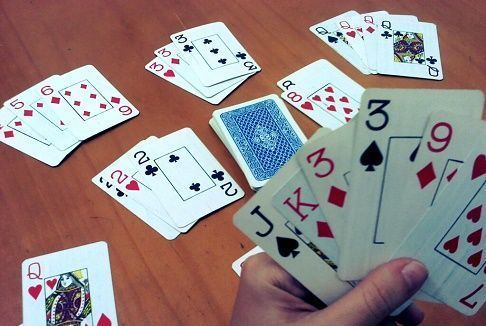
#> input picture imgs/naipe.jpg, 486 x 326 px
$ python perspective.py
#> lines starting #> are read from the running program, lines starting #| are printed output that depends on the picture
import cv2
import numpy as np

img = cv2.imread('imgs/naipe.jpg')
#> img is the input picture: shape (326, 486, 3); mean B, G, R 130.3, 131.6, 147.2

width, height = 250,350

pts1 = np.float32([[129,150],[187,128],[244,196],[178,226]])
pts2 = np.float32([[0,0],[width,0],[width,height],[0,height ]])

matrix = cv2.getPerspectiveTransform(pts1,pts2)

imgOutput = cv2.warpPerspective(img, matrix,(width,height))
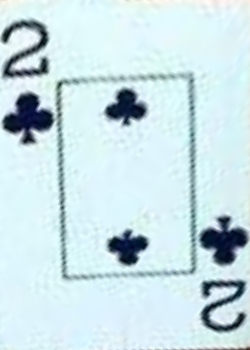
#> imgOutput: shape (350, 250, 3); mean B, G, R 230, 224.8, 201.9

cv2.imshow("Perspective", imgOutput)

cv2.waitKey(0)
